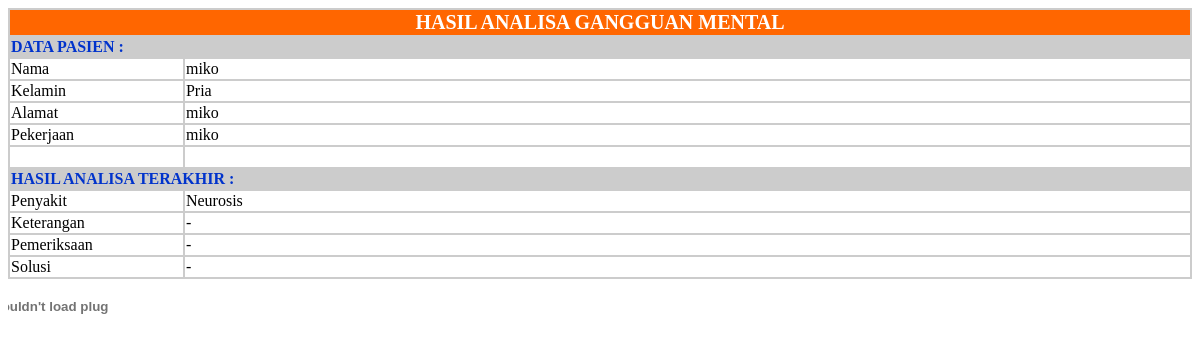
The app's page /AnalisaHasil.php, older data.
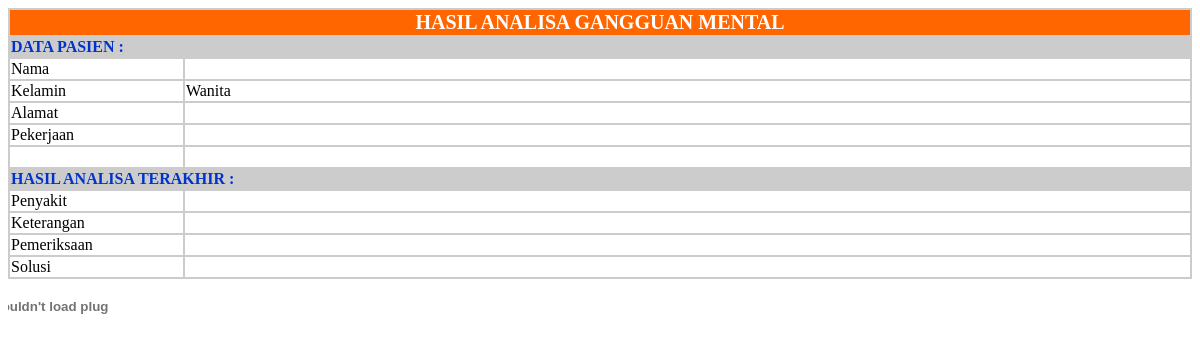
The same page, newer data.
### tables this page shows
CREATE TABLE IF NOT EXISTS `analisa_hasil` (
  `id` int(4) unsigned zerofill NOT NULL AUTO_INCREMENT,
  `nama` varchar(60) NOT NULL,
  `kelamin` enum('P','W') NOT NULL,
  `alamat` varchar(100) NOT NULL,
  `pekerjaan` varchar(60) NOT NULL,
  `kd_penyakit` char(4) NOT NULL,
  `noip` varchar(60) NOT NULL,
  `tanggal` datetime NOT NULL,
  PRIMARY KEY (`id`)
);

CREATE TABLE IF NOT EXISTS `penyakit` (
  `kd_penyakit` char(4) NOT NULL,
  `nm_penyakit` varchar(60) NOT NULL,
  `pemeriksaan` text NOT NULL,
  `keterangan` text NOT NULL,
  `solusi` text NOT NULL,
  PRIMARY KEY (`kd_penyakit`)
);

### AnalisaHasil.php (the view, shortened to what this page needs)
<?php
include "librari/inc.koneksidb.php";
$NOIP = $_SERVER['REMOTE_ADDR'];
$sql = "SELECT analisa_hasil.*, penyakit.*
		FROM analisa_hasil,penyakit
		WHERE penyakit.kd_penyakit=analisa_hasil.kd_penyakit
		AND analisa_hasil.noip='$NOIP'
		ORDER BY analisa_hasil.id DESC LIMIT 1";
$qry = mysql_query($sql, $koneksi)
        or die("Query Hasil salam" . mysql_error());
$data = mysql_fetch_array($qry);
if ($data['kelamin'] == "P") {
    $kelamin = "Pria";
} else {
    $kelamin = "Wanita";
}
?>
<html>
    <head>
    </head>
    <body>
        <table width="100%" border="0" cellpadding="1" cellspacing="2" bgcolor="#CCCCCC">
            <tr align="center" bgcolor="#FF6600">
                <td colspan="2"><span class="style5">HASIL ANALISA GANGGUAN MENTAL</span></td>
            </tr>
            <tr>
                <td colspan="2" class="style4">DATA PASIEN :</td>
            </tr>
            <tr bgcolor="#FFFFFF">
                <td width="152">Nama</td>
                <td width="893"><? echo $data['nama']; ?></td>
            </tr>
            <tr bgcolor="#FFFFFF">
                <td>Kelamin</td>
                <td><? echo $kelamin; ?></td>
            </tr>
            <tr bgcolor="#FFFFFF">
                <td>Alamat</td>
                <td><? echo $data['alamat']; ?></td>
            </tr>
            <tr bgcolor="#FFFFFF">
                <td>Pekerjaan</td>
                <td><? echo $data['pekerjaan']; ?></td>
            </tr>
            <tr bgcolor="#FFFFFF">
                <td>&nbsp;</td>
                <td>&nbsp;</td>
            </tr>
            <tr>
                <td colspan="2" class="style4">HASIL ANALISA TERAKHIR :</td>
            </tr>
            <tr bgcolor="#FFFFFF">
                <td>Penyakit</td>
                <td><? echo $data['nm_penyakit']; ?></td>
            </tr>
            <tr bgcolor="#FFFFFF">
                <td valign="top">Keterangan</td>
                <td><? echo $data['keterangan']; ?></td>
            </tr>
            <tr bgcolor="#FFFFFF">
                <td valign="top">Pemeriksaan</td>
                <td><? echo $data['pemeriksaan']; ?></td>
            </tr>
            <tr bgcolor="#FFFFFF">
                <td valign="top">Solusi</td>
                <td><? echo $data['solusi']; ?></td>
            </tr>
        </table>
        <p>
        </p>
    </body>
</html>

Row changes from the older to the newer data that the page shows:
removed analisa_hasil: nama "miko", kelamin "Pria", alamat "miko", pekerjaan "miko", kd_penyakit.nm_penyakit "Neurosis", kd_penyakit.keterangan "-", kd_penyakit.pemeriksaan "-", kd_penyakit.solusi "-"
Text that changed along with them:
$kelamin: (not shown) → "Wanita"
